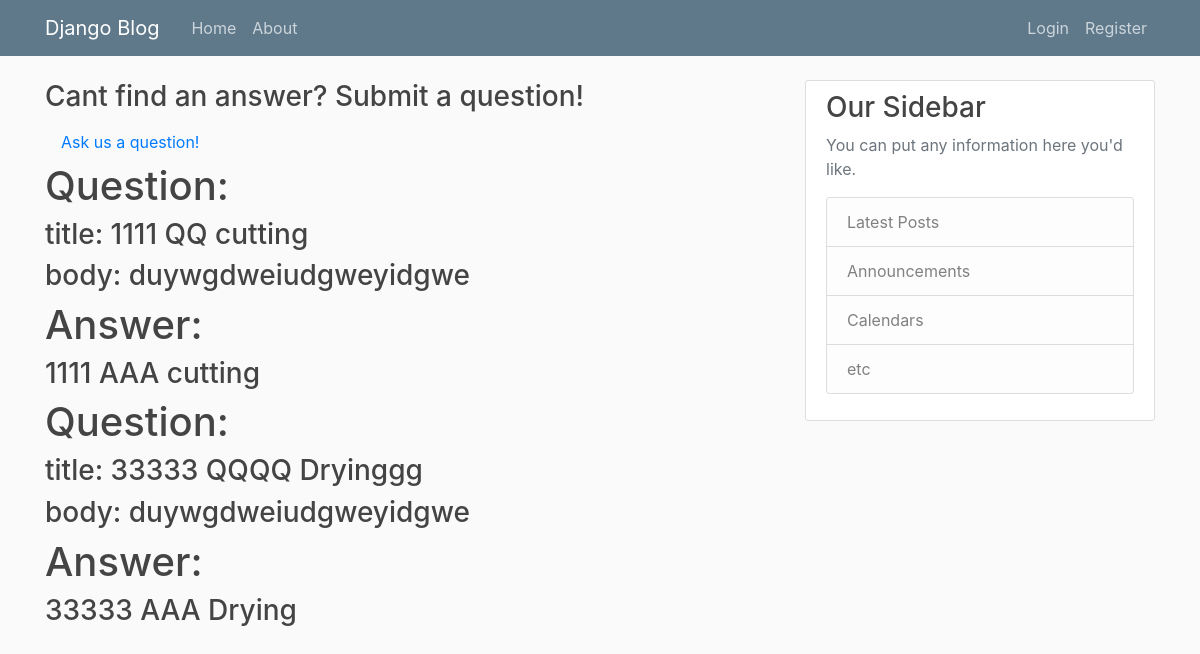
/qna/, run on the app's committed database.
### qna/models.py (models this page shows, shortened)
class Answer(models.Model):
	body= models.TextField()
	question= models.ForeignKey(Question, on_delete= models.CASCADE)
	date_posted= models.DateTimeField(default=timezone.now)
	author= models.ForeignKey(User, on_delete= models.CASCADE)

class Question(models.Model):
	title= models.CharField(max_length= 100)
	body= models.TextField()
	date_posted= models.DateTimeField(default=timezone.now)
	author= models.ForeignKey(User, on_delete= models.CASCADE)

### qna/views.py (the view)
# urls.py: path('qna/', qna_views.qna, name='qna'),
def qna(request):
	context= {
		'questions': Question.objects.all(),
		'answers': Answer.objects.all(),
	}
	return render(request, 'qna/qna.html', context)

### qna/templates/qna/qna.html
{% extends "info/base.html" %}
{% block content %}
<h3> Cant find an answer? Submit a question!</h3>
<a class="nav-item nav-link" href="{% url 'question' %}">Ask us a question! </a>
{% for answer in answers %}
        <h1> Question:</h1>
        <h3> title:  {{ answer.question.title }} </h3>
        <h3> body: {{ answer.question.body }} </h3>
        <h1> Answer: </h1><h3> {{ answer.body }} </h3>
{% endfor %}
{% endblock content %}

### info/static/info/main.css (style rules this page uses)
body { background: #fafafa; color: #333333; margin-top: 5rem; }
h1, h2, h3, h4, h5, h6 { color: #444444; }

### data on the page
Answer: question "1111 QQ cutting", question.body "duywgdweiudgweyidgwe", body "1111 AAA cutting"
Answer: question "33333 QQQQ Dryinggg", question.body "duywgdweiudgweyidgwe", body "33333 AAA Drying"
